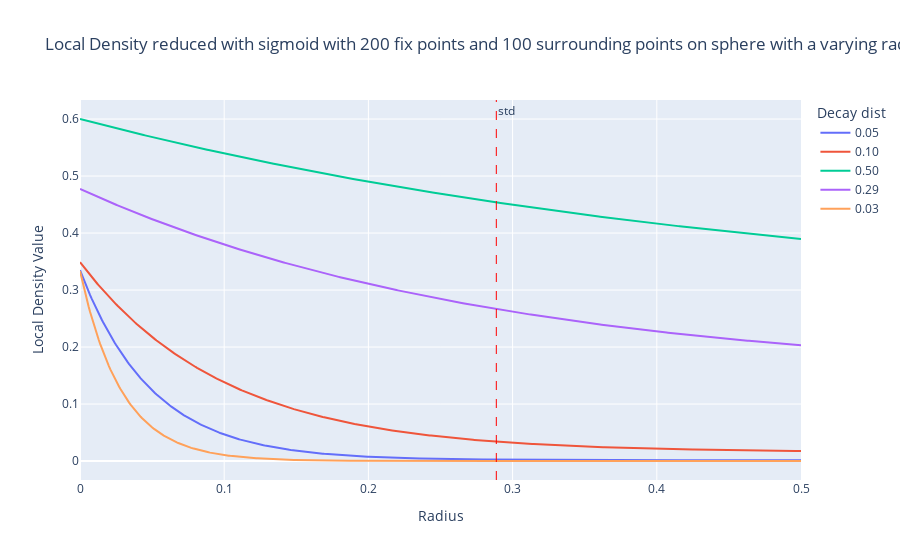

Notebook code cell kept with this figure:
### Markdown cell above
The sigmoid does a good job to enable the use of cumulated scores.

### Code cell
# Define sigmoid configurations
local_std_configs = [
    {'decay_dist': 0.05},
    {'decay_dist': 0.1},
    {'decay_dist': 0.5},
    {'decay_dist': fix_points.std()},
    {'decay_dist': 0.1*fix_points.std()},
    # Add more configurations as needed
]

# Compute mean score variation for each configuration
y_local_density = [
    1/n_total_points * (
        n_sphere_points * np.exp(-radii / config['decay_dist'])
        + np.sum(np.exp(-fix_distances / config['decay_dist']))
    ) 
    for config in local_std_configs
]

# Create a plot using Plotly
fig = go.Figure()

# Add a line for each sigmoid configuration
for i, y_values in enumerate(y_local_density):
    config = local_std_configs[i]
    fig.add_trace(go.Scatter(
        x=radii, 
        y=y_values, 
        mode='lines', 
        name=f"{config['decay_dist']:.2f}"
    ))
fig.add_vline(
    x=fix_points.std(), 
    line_width=1, line_dash="dash", line_color="red", 
    annotation_text='std', annotation_position="top right"
)

# Update layout for better visualization
fig.update_layout(
    title=f'Local Density reduced with sigmoid with {n_fix_points} fix points and {n_sphere_points} surrounding points on sphere with a varying radius',
    xaxis_title='Radius',
    yaxis_title='Local Density Value',
    legend_title='Decay dist'
)

# Show plot
fig.show()

### Figure 1 — Plotly figure (JSON) as saved in the notebook; plotly's stock layout.template omitted (floating-point values rounded to 4 significant figures; data arrays with more than 128 entries replaced by an {"elided": "..."} marker saying what was removed)
{"data": [{"mode": "lines", "name": "0.05", "type": "scatter", "x": {"elided": "500 float values"}, "y": {"elided": "500 float values"}}, {"mode": "lines", "name": "0.10", "type": "scatter", "x": {"elided": "500 float values"}, "y": {"elided": "500 float values"}}, {"mode": "lines", "name": "0.50", "type": "scatter", "x": {"elided": "500 float values"}, "y": {"elided": "500 float values"}}, {"mode": "lines", "name": "0.29", "type": "scatter", "x": {"elided": "500 float values"}, "y": {"elided": "500 float values"}}, {"mode": "lines", "name": "0.03", "type": "scatter", "x": {"elided": "500 float values"}, "y": {"elided": "500 float values"}}], "layout": {"annotations": [{"showarrow": false, "text": "std", "x": 0.2887, "xanchor": "left", "xref": "x", "y": 1, "yanchor": "top", "yref": "y domain"}], "legend": {"title": {"text": "Decay dist"}}, "shapes": [{"line": {"color": "red", "dash": "dash", "width": 1}, "type": "line", "x0": 0.2887, "x1": 0.2887, "xref": "x", "y0": 0, "y1": 1, "yref": "y domain"}], "title": {"text": "Local Density reduced with sigmoid with 200 fix points and 100 surrounding points on sphere with a varying radius"}, "xaxis": {"title": {"text": "Radius"}}, "yaxis": {"title": {"text": "Local Density Value"}}}}
